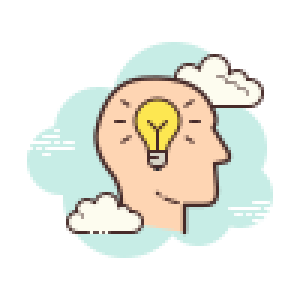
#> input picture LAB12-IMAGE COMPRESSION/image.png, 100 x 100 px, found by its file name (shown 3 times larger)
$ jupyter execute 'LAB13-IMAGE COMPRESSION.ipynb'   (shell and % lines are left out)
#> lines starting #> are read from the running program, lines starting #| are printed output that depends on the picture
# Types of Image Compression

Mainly, there are two types of image compression: **lossy** and **lossless**.

## Lossy Compression
Lossy compression is a type of compression where some data is lost during the compression process. This means that when you decompress the image, it will not be identical to the original image. However, the degree of difference is often not noticeable to the human eye. Examples of lossy compression include **JPEG** and **GIF**.

## Lossless Compression
Lossless compression is a type of compression where no data is lost during the compression process. This means that when you decompress the image, it will be identical to the original image. Examples of lossless compression include **PNG** and **TIFF**.

# How to Compress Images using Python and PIL

## Step 1: Install PIL

The first step is to install the PIL library. For that, you can use pip. Open a terminal or command prompt and type the following command:

```bash
pip install pillow

## Step 2: Import the Required Libraries

### After installing PIL, you need to import the required libraries into your Python program. For that, add the following lines of code at the beginning of your Python file:

[cell 1]
from PIL import Image
import os

## Step 3: Load the Image

### Now after importing the required libraries let's load the image we want to compress. For that, we can use the Image.open() method from the PIL library.

[cell 2]
image = Image.open('image.png')
#> image is the input picture: PIL image 100x100 RGBA; mean R, G, B, A 90.7, 91.4, 82.9, 107

## Step 4: Resize the Image

### After loading the image, we need to resize it to reduce its file size. For that, we can use the resize() method from the Image module

[cell 3]
width, height = image.size
#> width = 100; height = 100
new_size = (width//2, height//2)
#> new_size = (50, 50)
resized_image = image.resize(new_size)
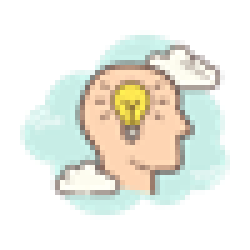
#> resized_image: PIL image 50x50 RGBA (shown 5 times larger); mean R, G, B, A 96.1, 97.9, 89.2, 107; transparent parts drawn white
